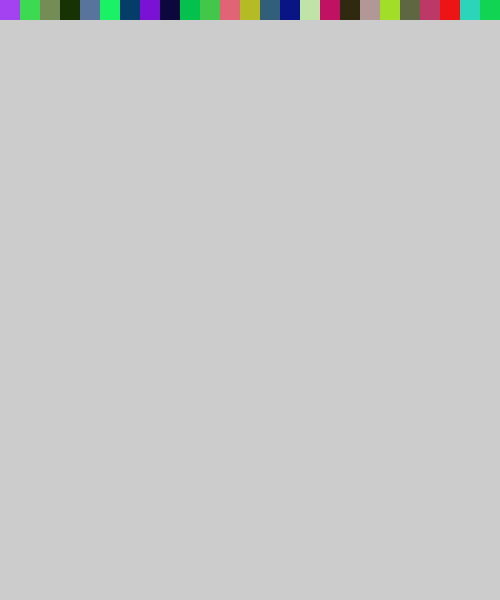
Frame 1 (no input)
Frame 60 (the mouse pressed at the canvas centre just before this capture): identical to frame 1, image omitted
Frame 120 (the mouse held since frame 60 and released just before this capture): identical to frame 1, image omitted

The Processing sketch that drew this single still picture (run headless with seeded random() and noise(); from frame 60 on, the mouse is pressed at the canvas centre):

// Processing sketch: w10_07_images_forLoop1D
// ── w10_07_images_forLoop1D.pde
// IMA NYU Shanghai
// Interaction Lab
// MOQN
// Nov 7 2016

void setup() {
  size(500, 600);
  noStroke();
  int rectSize = 20;
  for (int x=0; x<width; x+=rectSize) {
    fill(random(255),random(255),random(255));
    rect(x,0,rectSize,rectSize);
  }
}

void draw() {
  // nothing yet
}
